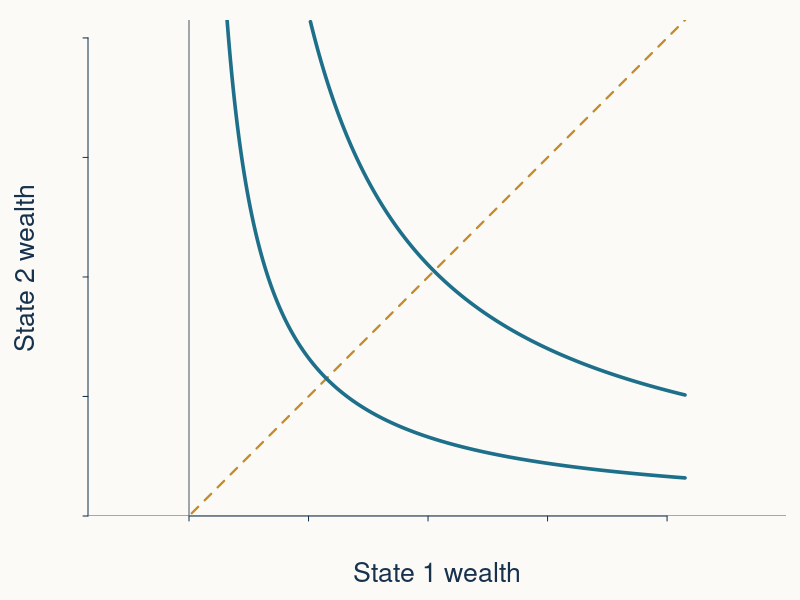
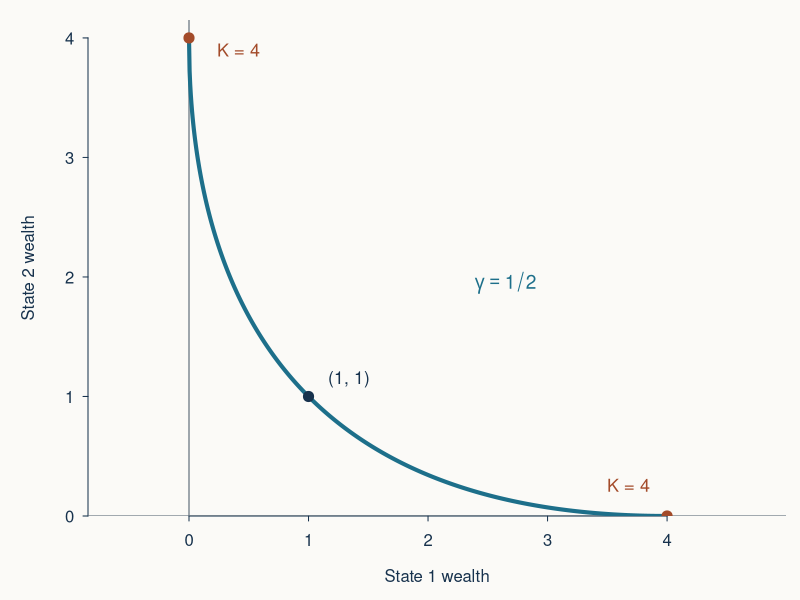
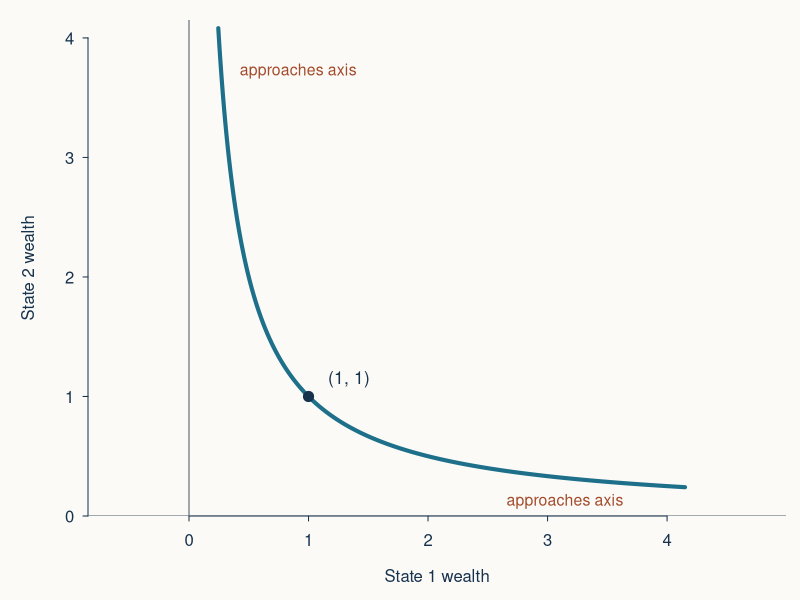
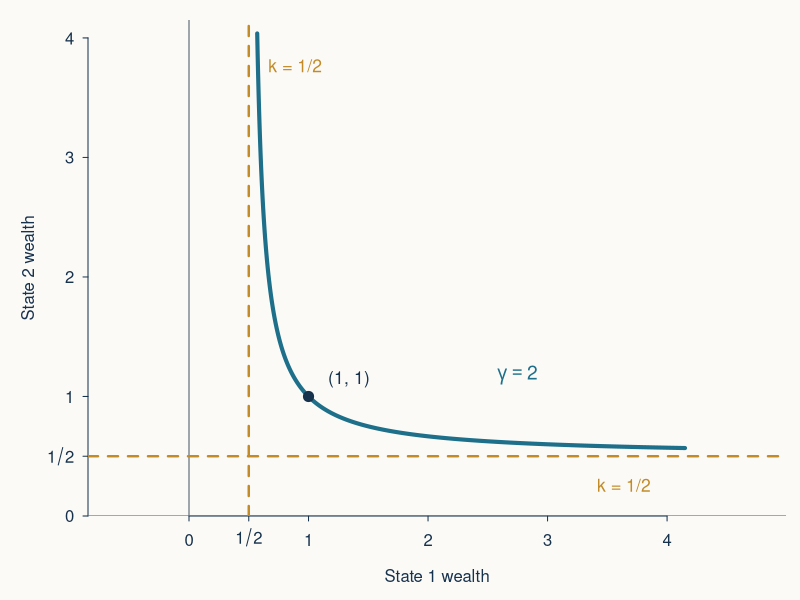

Reproduce these figures in R, in order.
paper <- "#fbfaf7"
navy <- "#17324d"
teal <- "#1d6f8a"
rust <- "#a34b2a"
gold <- "#c28b27"
muted <- "#66737e"

open_plot <- function(path) {
  png(path, width = 760, height = 760, res = 130, bg = paper)
  par(
    bg = paper,
    fg = navy,
    col.axis = navy,
    col.lab = navy,
    family = "sans",
    mar = c(4.2, 4.4, 1.0, 0.7),
    mgp = c(2.5, 0.7, 0),
    tcl = -0.25
  )
}

draw_axes <- function(xlim, ylim, ticks, tick_labels = ticks) {
  plot(
    NA,
    xlim = xlim,
    ylim = ylim,
    xaxs = "i",
    yaxs = "i",
    asp = 1,
    axes = FALSE,
    xlab = "State 1 wealth",
    ylab = "State 2 wealth"
  )
  axis(1, at = ticks, labels = tick_labels, las = 1)
  axis(2, at = ticks, labels = tick_labels, las = 1)
  abline(h = 0, v = 0, col = muted, lwd = 1.2)
}

open_plot("assets/crra-generic.png")
plot(
  NA,
  xlim = c(0, 4.15),
  ylim = c(0, 4.15),
  xaxs = "i",
  yaxs = "i",
  asp = 1,
  axes = FALSE,
  xlab = "State 1 wealth",
  ylab = "State 2 wealth",
  cex.lab = 1.6
)
axis(1, at = 0:4, labels = FALSE)
axis(2, at = 0:4, labels = FALSE)
abline(h = 0, v = 0, col = muted, lwd = 1.2)
abline(a = 0, b = 1, col = gold, lwd = 2.2, lty = 2)
x <- seq(0.28, 4.15, length.out = 1000)
for (level in c(1.15, 2.05)) {
  y <- level^2 / x
  keep <- y <= 4.15
  lines(x[keep], y[keep], col = teal, lwd = 3.5)
}
dev.off()

open_plot("assets/crra-less-than-log.png")
draw_axes(c(0, 4.15), c(0, 4.15), 0:4)
x <- seq(0, 4, length.out = 800)
y <- (2 - sqrt(x))^2
lines(x, y, col = teal, lwd = 4)
points(1, 1, pch = 19, col = navy, cex = 1.35)
points(c(0, 4), c(4, 0), pch = 19, col = rust, cex = 1.35)
text(1.08, 1.14, "(1, 1)", col = navy, pos = 4, cex = 1.05)
text(3.94, 0.24, "K = 4", col = rust, pos = 2, cex = 1.08)
text(0.15, 3.88, "K = 4", col = rust, pos = 4, cex = 1.08)
text(2.65, 1.95, expression(gamma == 1/2), col = teal, cex = 1.15)
dev.off()

open_plot("assets/crra-log.png")
draw_axes(c(0, 4.15), c(0, 4.15), 0:4)
x <- seq(0.245, 4.15, length.out = 1000)
y <- 1 / x
lines(x[y <= 4.15], y[y <= 4.15], col = teal, lwd = 4)
points(1, 1, pch = 19, col = navy, cex = 1.35)
text(1.08, 1.14, "(1, 1)", col = navy, pos = 4, cex = 1.05)
text(0.34, 3.72, "approaches axis", col = rust, pos = 4, cex = 0.95)
text(3.72, 0.12, "approaches axis", col = rust, pos = 2, cex = 0.95)
dev.off()

open_plot("assets/crra-more-than-log.png")
draw_axes(
  c(0, 4.15),
  c(0, 4.15),
  c(0, 0.5, 1:4),
  expression(0, 1/2, 1, 2, 3, 4)
)
abline(h = 0.5, v = 0.5, col = gold, lwd = 2.4, lty = 2)
x <- seq(0.505, 4.15, length.out = 1000)
y <- x / (2 * x - 1)
lines(x[y <= 4.15], y[y <= 4.15], col = teal, lwd = 4)
points(1, 1, pch = 19, col = navy, cex = 1.35)
text(1.08, 1.14, "(1, 1)", col = navy, pos = 4, cex = 1.05)
text(2.75, 1.18, expression(gamma == 2), col = teal, cex = 1.15)
text(3.95, 0.24, "k = 1/2", col = gold, pos = 2, cex = 1.05)
text(0.58, 3.75, "k = 1/2", col = gold, pos = 4, cex = 1.05)
dev.off()
